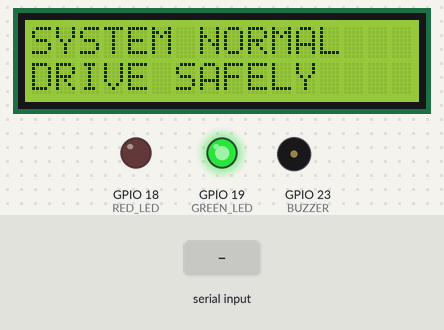
The sketch below on a simulated ESP32. On the bench: 16×2 character LCD, output pins drawn as LEDs (lit = HIGH), buzzer (waves = sounding, pin HIGH). The test bench sets the inputs (shaded band). What the sketch prints to the serial monitor is not drawn.

Above: at 2.3 s.
2.4 s: "HIGHWAY\n" received over Serial
At 3.15 s:
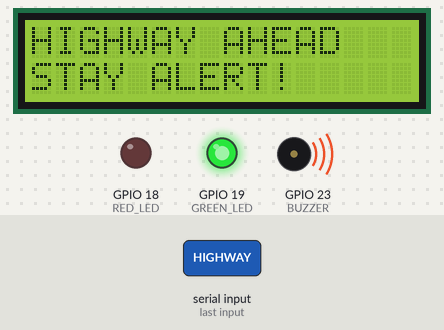
5.4 s: "DROWSY\n" received over Serial
At 5.7 s:
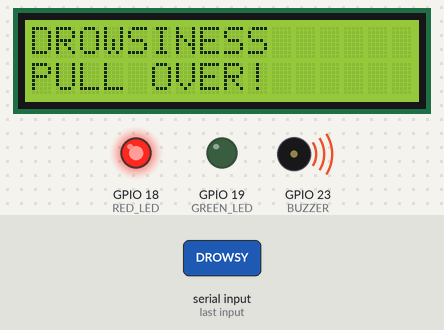
7.5 s: "NORMAL\n" received over Serial
At 8.9 s:
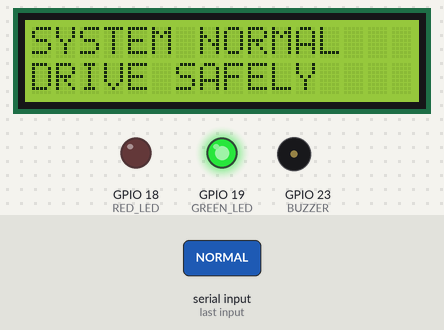
Timing chart, 0 to 10.5 s (numbered marks = the images above; inputs shaded):
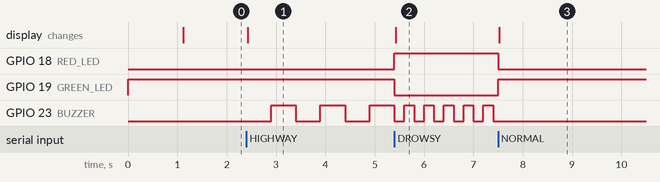

Measured:
- after the input at 2.4 s, GPIO 23 (BUZZER): alternates HIGH for 0.50 s and LOW for 0.50 s, starting after 0.50 s; the display: changes at once (image 1)
- after the input at 5.4 s, GPIO 18 (RED_LED): LOW → HIGH at once; GPIO 19 (GREEN_LED): HIGH → LOW at once; GPIO 23 (BUZZER): alternates HIGH for 0.20 s and LOW for 0.20 s, starting after 0.20 s; the display: changes at once (image 2)
- after the input at 7.5 s, GPIO 18 (RED_LED): HIGH → LOW at once; GPIO 19 (GREEN_LED): LOW → HIGH at once; GPIO 23 (BUZZER): stops changing and stays LOW; the display: changes at once (image 3)

The sketch:

driveSense-ESP-32.ino
```cpp
#include <Wire.h>
#include <LiquidCrystal_I2C.h>

// ---------------- PIN CONFIGURATION ----------------

#define LCD_SDA 21
#define LCD_SCL 22

#define RED_LED 18
#define GREEN_LED 19
#define BUZZER 23

#define LCD_ADDRESS 0x27

// ---------------- LCD ----------------

LiquidCrystal_I2C lcd(LCD_ADDRESS, 16, 2);

// ---------------- SYSTEM STATE ----------------

String currentState = "NORMAL";

unsigned long previousBuzzerMillis = 0;
bool buzzerOn = false;

const unsigned long HIGHWAY_BEEP_INTERVAL = 500;
const unsigned long DROWSY_BEEP_INTERVAL = 200;

// ---------------- APPLY SYSTEM STATE ----------------

void setState(String newState) {
  currentState = newState;

  // Reset buzzer when changing states
  buzzerOn = false;
  previousBuzzerMillis = millis();
  digitalWrite(BUZZER, LOW);

  if (currentState == "NORMAL") {
    digitalWrite(RED_LED, LOW);
    digitalWrite(GREEN_LED, HIGH);

    lcd.clear();
    lcd.setCursor(0, 0);
    lcd.print("SYSTEM NORMAL");
    lcd.setCursor(0, 1);
    lcd.print("DRIVE SAFELY");
  }

  else if (currentState == "HIGHWAY") {
    digitalWrite(RED_LED, LOW);
    digitalWrite(GREEN_LED, HIGH);

    lcd.clear();
    lcd.setCursor(0, 0);
    lcd.print("HIGHWAY AHEAD");
    lcd.setCursor(0, 1);
    lcd.print("STAY ALERT!");
  }

  else if (currentState == "DROWSY") {
    digitalWrite(RED_LED, HIGH);
    digitalWrite(GREEN_LED, LOW);

    lcd.clear();
    lcd.setCursor(0, 0);
    lcd.print("DROWSINESS");
    lcd.setCursor(0, 1);
    lcd.print("PULL OVER!");
  }

  Serial.print("STATE:");
  Serial.println(currentState);
}

// ---------------- SETUP ----------------

void setup() {
  Serial.begin(115200);
  Serial.setTimeout(50);

  pinMode(RED_LED, OUTPUT);
  pinMode(GREEN_LED, OUTPUT);
  pinMode(BUZZER, OUTPUT);

  digitalWrite(RED_LED, LOW);
  digitalWrite(GREEN_LED, HIGH);
  digitalWrite(BUZZER, LOW);

  Wire.begin(LCD_SDA, LCD_SCL);

  lcd.init();
  lcd.backlight();
  lcd.clear();

  lcd.setCursor(0, 0);
  lcd.print("DriveSense");
  lcd.setCursor(0, 1);
  lcd.print("Starting...");

  delay(1000);

  setState("NORMAL");

  Serial.println("DriveSense ready");
}

// ---------------- MAIN LOOP ----------------

void loop() {
  // Receive commands from Python
  if (Serial.available() > 0) {
    String command = Serial.readStringUntil('\n');
    command.trim();
    command.toUpperCase();

    if (command == "NORMAL" ||
        command == "HIGHWAY" ||
        command == "DROWSY") {

      // Drowsiness must take priority over highway mode.
      if (command == "DROWSY") {
        if (currentState != "DROWSY") {
          setState("DROWSY");
        }
      }

      else if (command == "HIGHWAY") {
        if (currentState != "DROWSY" &&
            currentState != "HIGHWAY") {
          setState("HIGHWAY");
        }
      }

      else if (command == "NORMAL") {
        if (currentState != "NORMAL") {
          setState("NORMAL");
        }
      }
    }
  }

  // Select the buzzer pattern
  if (currentState == "NORMAL") {
    buzzerOn = false;
    digitalWrite(BUZZER, LOW);
  }

  else {
    unsigned long interval;

    if (currentState == "DROWSY") {
      interval = DROWSY_BEEP_INTERVAL;
    } else {
      interval = HIGHWAY_BEEP_INTERVAL;
    }

    if (millis() - previousBuzzerMillis >= interval) {
      previousBuzzerMillis = millis();

      buzzerOn = !buzzerOn;
      digitalWrite(BUZZER, buzzerOn ? HIGH : LOW);
    }
  }
}
```
